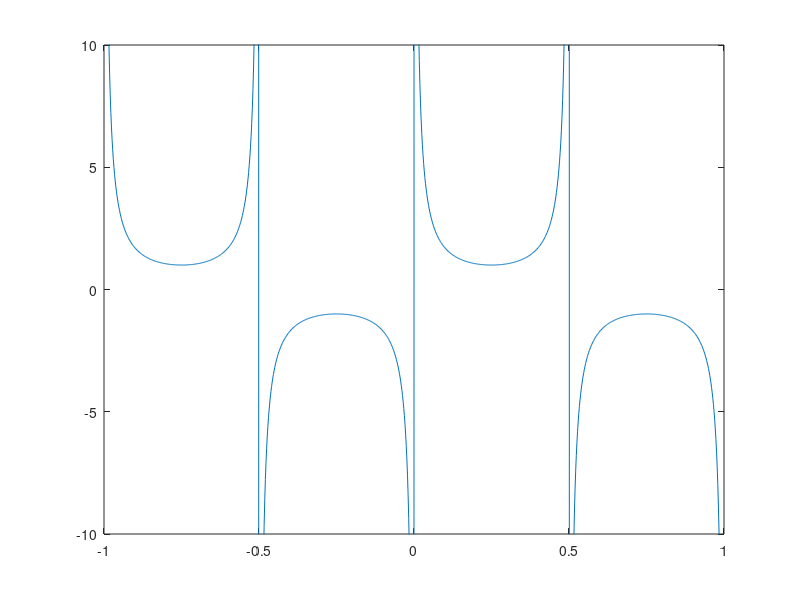

MATLAB code for this plot:
% Regression test function (black blox) for FreeMat v svn
% This function is autogenerated by helpgen.
function bbtest_success = bbtest_csc
  bbtest_success = 1;
NumErrors = 0;
try
  t = linspace(-1,1,1000);

catch
  NumErrors = NumErrors + 1;
end
try
  plot(t,csc(2*pi*t))

catch
  NumErrors = NumErrors + 1;
end
try
  axis([-1,1,-10,10]);

catch
  NumErrors = NumErrors + 1;
end
try
  mprint('cscplot');

catch
  NumErrors = NumErrors + 1;
end
if (NumErrors ~= 0) bbtest_success = 0; return; end
